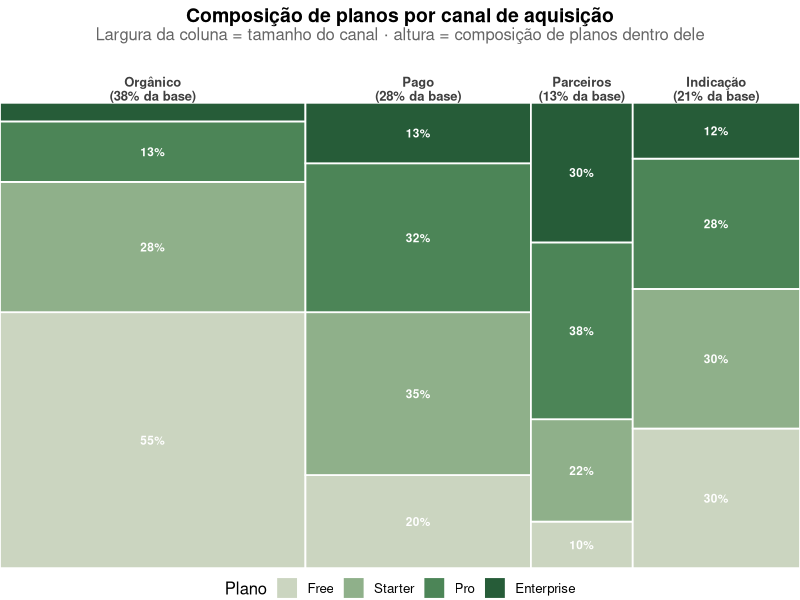

The R script that drew this image:
# Libraries
library(ggplot2)
library(dplyr)
library(jsonlite)

# Sessao roda em locale C puro (ASCII) neste ambiente -- sem isso, toda
# string acentuada sai corrompida byte a byte no data.json e no proprio PNG.
# "C.utf8" existe no sistema (locale -a). Ver AGENTS.md, "Licoes aprendidas".
invisible(Sys.setlocale("LC_CTYPE", "C.utf8"))

# Mosaico (Marimekko): canal de aquisicao x plano assinado, numa SaaS
# ficticia. Duas composicoes ao mesmo tempo, uma dentro da outra -- a
# LARGURA de cada coluna e' o tamanho do canal (quantos clientes ele trouxe,
# em relacao ao total), e a ALTURA dentro de cada coluna e' a composicao de
# planos DAQUELE canal especifico (nao do total). Diferenca central pro
# barplot empilhado 100% ja existente nesta base
# (part-of-whole/barplot-agrupado-empilhado): la todas as colunas tem a
# MESMA largura, entao o tamanho de cada canal fica invisivel -- aqui ele
# vira a propria largura da coluna, e as duas perguntas ("quao grande e' o
# canal" e "como ele se divide por plano") aparecem na mesma imagem sem
# precisar de dois graficos separados. Nao existe pacote empacotado no apt
# pra isso (`ggmosaic` nao esta disponivel, so `vcd::mosaic()` em base
# graphics) -- montado a mao com geom_rect, mesma familia de tecnica do
# waffle e do UpSet desta base.
set.seed(6604)

canais <- c("Orgânico", "Pago", "Parceiros", "Indicação")
planos <- c("Free", "Starter", "Pro", "Enterprise")

# Proporcao de planos DENTRO de cada canal, deliberadamente diferente entre
# canais (o ponto do grafico e' mostrar que a composicao muda de canal pra
# canal) -- canal organico traz muito Free, canal pago converte melhor pra
# planos pagos, parceiros trazem clientes maiores (mais Enterprise).
composicao_base <- list(
  "Orgânico"  = c(Free = 0.55, Starter = 0.28, Pro = 0.13, Enterprise = 0.04),
  "Pago"      = c(Free = 0.20, Starter = 0.35, Pro = 0.32, Enterprise = 0.13),
  "Parceiros" = c(Free = 0.10, Starter = 0.22, Pro = 0.38, Enterprise = 0.30),
  "Indicação" = c(Free = 0.30, Starter = 0.30, Pro = 0.28, Enterprise = 0.12)
)
total_canal <- c("Orgânico" = 4200, "Pago" = 3100, "Parceiros" = 1400, "Indicação" = 2300)

celulas <- do.call(rbind, lapply(canais, function(canal) {
  n <- round(total_canal[[canal]] * composicao_base[[canal]])
  data.frame(canal = canal, plano = planos, clientes = as.integer(n))
})) %>%
  mutate(canal = factor(canal, levels = canais), plano = factor(plano, levels = rev(planos)))

# Geometria do mosaico: x0/x1 = largura acumulada dos CANAIS (proporcao do
# total geral); dentro de cada canal, y0/y1 = altura acumulada dos PLANOS
# (proporcao do total DAQUELE canal, nao do total geral) -- e' essa segunda
# normalizacao, recalculada coluna a coluna, que faz a composicao interna
# ficar comparavel entre canais de tamanhos bem diferentes.
total_geral <- sum(celulas$clientes)
larguras <- celulas %>%
  group_by(canal) %>%
  summarise(total = sum(clientes), .groups = "drop") %>%
  mutate(x1 = cumsum(total) / total_geral, x0 = x1 - total / total_geral)

celulas <- celulas %>%
  left_join(larguras, by = "canal") %>%
  group_by(canal) %>%
  arrange(canal, desc(plano)) %>%
  mutate(
    proporcao = clientes / sum(clientes),
    y1 = cumsum(proporcao),
    y0 = y1 - proporcao
  ) %>%
  ungroup()

paleta_plano <- c(
  "Free"       = "#CBD5C0",
  "Starter"    = "#8FB08A",
  "Pro"        = "#4C8557",
  "Enterprise" = "#265C38"
)

rotulos_canal <- larguras %>% mutate(xc = (x0 + x1) / 2, pct = round(total / total_geral * 100))

p <- ggplot(celulas) +
  geom_rect(aes(xmin = x0, xmax = x1, ymin = y0, ymax = y1, fill = plano), colour = "white", linewidth = 0.6) +
  geom_text(
    data = celulas %>% filter(proporcao > 0.06),
    aes(x = (x0 + x1) / 2, y = (y0 + y1) / 2, label = paste0(round(proporcao * 100), "%")),
    colour = "white", size = 3, fontface = "bold"
  ) +
  geom_text(
    data = rotulos_canal,
    aes(x = xc, y = 1.03, label = paste0(canal, "\n(", pct, "% da base)")),
    colour = "grey25", size = 3.3, fontface = "bold", lineheight = 0.9
  ) +
  scale_fill_manual(values = paleta_plano, name = "Plano", breaks = planos) +
  scale_x_continuous(limits = c(0, 1), expand = c(0, 0)) +
  scale_y_continuous(limits = c(0, 1.09), expand = c(0, 0)) +
  labs(
    title = "Composição de planos por canal de aquisição",
    subtitle = "Largura da coluna = tamanho do canal · altura = composição de planos dentro dele"
  ) +
  theme_void(base_size = 12) +
  theme(
    plot.title = element_text(face = "bold", size = 14, hjust = 0.5),
    plot.subtitle = element_text(colour = "grey40", hjust = 0.5, margin = margin(b = 12)),
    legend.position = "bottom"
  )

ggsave("output.png", plot = p, width = 9, height = 6.5, dpi = 150)

# ---------------------------------------------------------------------------
# Versao interativa: o D3 recebe as CONTAGENS brutas por celula (canal x
# plano), nunca x0/x1/y0/y1 ja calculados -- ele soma os totais e recalcula
# as duas normalizacoes (largura por canal, altura por plano dentro do
# canal) sozinho, mesmo principio de sempre desta base.
# ---------------------------------------------------------------------------
viz <- list(
  meta = list(cores = as.list(paleta_plano), canais = canais, planos = planos),
  celulas = lapply(seq_len(nrow(celulas)), function(i) {
    list(canal = as.character(celulas$canal[i]), plano = as.character(celulas$plano[i]), clientes = celulas$clientes[i])
  })
)

write_json(viz, "data.json", auto_unbox = TRUE, digits = NA)
